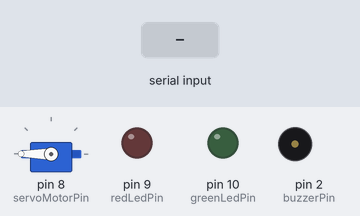
Simulated run of this sketch. Board: Arduino Uno, built with avr-gcc and run on an emulated ATmega328P. On the bench: servo, output pins drawn as LEDs (lit = HIGH), buzzer (waves = sounding). The test bench sets the inputs (shaded band).

Above: at 1.2 s.
1.3 s: "a90\n" received over Serial
At 3.0 s:
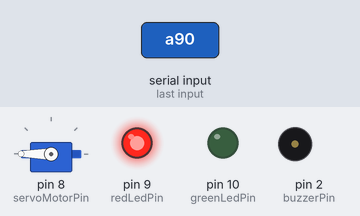
4.3 s: "f90\n" received over Serial
At 7.2 s:
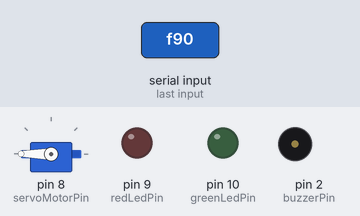
7.3 s: "f,45\n" received over Serial
At 9.5 s:
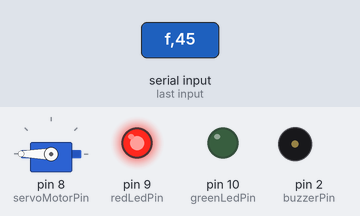
Timing chart, 0 to 11.3 s (numbered marks = the images above; inputs shaded):
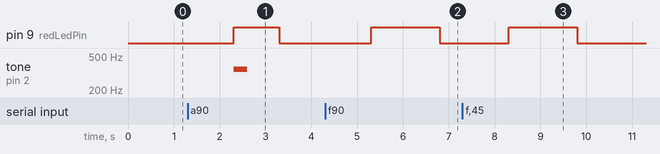

The sketch:

ARDUINO_PROJECT.ino
```cpp
#include <Servo.h>

#define buzzerPin 2
#define servoMotorPin 8
#define redLedPin 9
#define greenLedPin 10

int unlockPassword = 1111;
int lockStatus = 0;
int numberOfFailedAttempts = 0;

Servo servoMotor;

void setup() {
  Serial.begin(9600);
  pinMode(buzzerPin, OUTPUT);
  pinMode(redLedPin, OUTPUT);
  pinMode(greenLedPin, OUTPUT);
  servoMotor.attach(servoMotorPin);
  servoMotor.write(180);
}

void loop() {

  while (Serial.available() == 0);

  String recievedValue = Serial.readString();
  char actionValue = getValueBySeparator(recievedValue, ':', 0).charAt(0);
  String secundaryValue = getValueBySeparator(recievedValue, ':', 1);
  int secundaryValueFormated = secundaryValue.toInt();

  if (actionValue == 'f') {
    lock();
  }

  if (actionValue == 'a') {
    unlock(secundaryValueFormated);
  }
}

void lock() {
  servoMotor.write(180);
  lockStatus = 0;
  digitalWrite(redLedPin, HIGH);
  delay(1500);
  digitalWrite(redLedPin, LOW);

  numberOfFailedAttempts = 0;
}

void unlock(int secundaryValueFormated) {
  if (secundaryValueFormated != unlockPassword) {
    numberOfFailedAttempts++;

    if (numberOfFailedAttempts > 2) {
      for (int i=0; i < 5; i++) {
        digitalWrite(redLedPin, HIGH);
        tone(buzzerPin, 349, 300);
        delay(500);
        noTone(buzzerPin);
        digitalWrite(redLedPin, LOW);
        delay(500);
      }

      return;
    }

    if (lockStatus == 1) {
      lock();
      return;
    }

    digitalWrite(redLedPin, HIGH);
    tone(buzzerPin, 349, 300);
    delay(1000);
    noTone(buzzerPin);
    digitalWrite(redLedPin, LOW);
    return;
  }

  servoMotor.write(0);
  lockStatus = 1;
  digitalWrite(greenLedPin, HIGH);
  delay(1500);
  digitalWrite(greenLedPin, LOW);
}

String getValueBySeparator(String data, char separator, int index) {
  int found = 0;
  int strIndex[] = {0, -1};
  int maxIndex = data.length()-1;

  for(int i=0; (i <= maxIndex && found <= index); i++) {
    if(data.charAt(i) == separator || i == maxIndex){
        found++;
        strIndex[0] = strIndex[1] + 1;
        strIndex[1] = (i == maxIndex) ? i + 1 : i;
    }
  }

  return (found > index) ? data.substring(strIndex[0], strIndex[1]) : "";
}
```

Measured:
- after the input at 1.3 s, pin 9 (redLedPin): LOW → HIGH after 1.0 s, → LOW 1.0 s later; tone on pin 2 (buzzerPin): silent → 349 Hz after 1.0 s, → silent 0.30 s later
- after the input at 4.3 s, pin 9 (redLedPin): LOW → HIGH after 1.0 s, → LOW 1.5 s later
- after the input at 7.3 s, pin 9 (redLedPin): LOW → HIGH after 1.0 s, → LOW 1.5 s later
